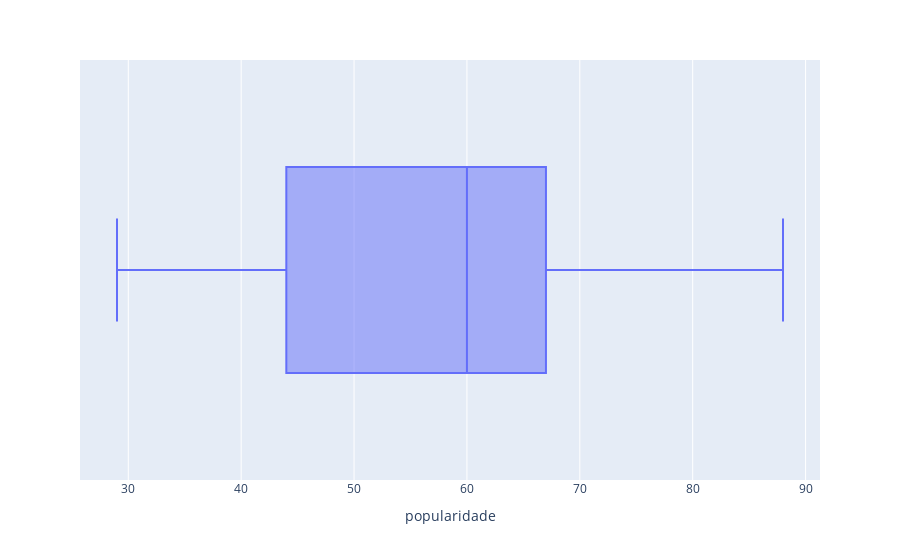

Source (notebook cell):
### Markdown cell above
O código acima está importando a biblioteca Plotly Express com o alias `px`.

Plotly Express é uma biblioteca de visualização de dados em Python que fornece uma interface de alto nível para a criação de uma variedade de tipos de gráficos informativos e interativos. É uma parte da biblioteca Plotly, que é uma ferramenta poderosa para criar visualizações complexas.

A instrução `import` é usada para carregar a biblioteca para que possa ser usada no código subsequente. O `as px` é um alias que permite referenciar a biblioteca de uma maneira mais curta e conveniente em todo o código. Então, em vez de ter que digitar `plotly.express` cada vez que você quiser usar uma função ou método da biblioteca, você pode simplesmente digitar `px`.

### Code cell
fig = px.box(df, x="popularidade")
fig.show()

### Figure 1 — Plotly figure (JSON) as saved in the notebook; plotly's stock layout.template omitted (floating-point values rounded to 4 significant figures; data arrays with more than 128 entries replaced by an {"elided": "..."} marker saying what was removed)
{"data": [{"alignmentgroup": "True", "hovertemplate": "popularidade=%{x}<extra></extra>", "legendgroup": "", "marker": {"color": "#636efa"}, "name": "", "notched": false, "offsetgroup": "", "orientation": "h", "showlegend": false, "type": "box", "x": {"elided": "170 int values"}, "x0": " ", "xaxis": "x", "y0": " ", "yaxis": "y"}], "layout": {"boxmode": "group", "legend": {"tracegroupgap": 0}, "margin": {"t": 60}, "xaxis": {"anchor": "y", "domain": [0, 1], "title": {"text": "popularidade"}}, "yaxis": {"anchor": "x", "domain": [0, 1]}}}
